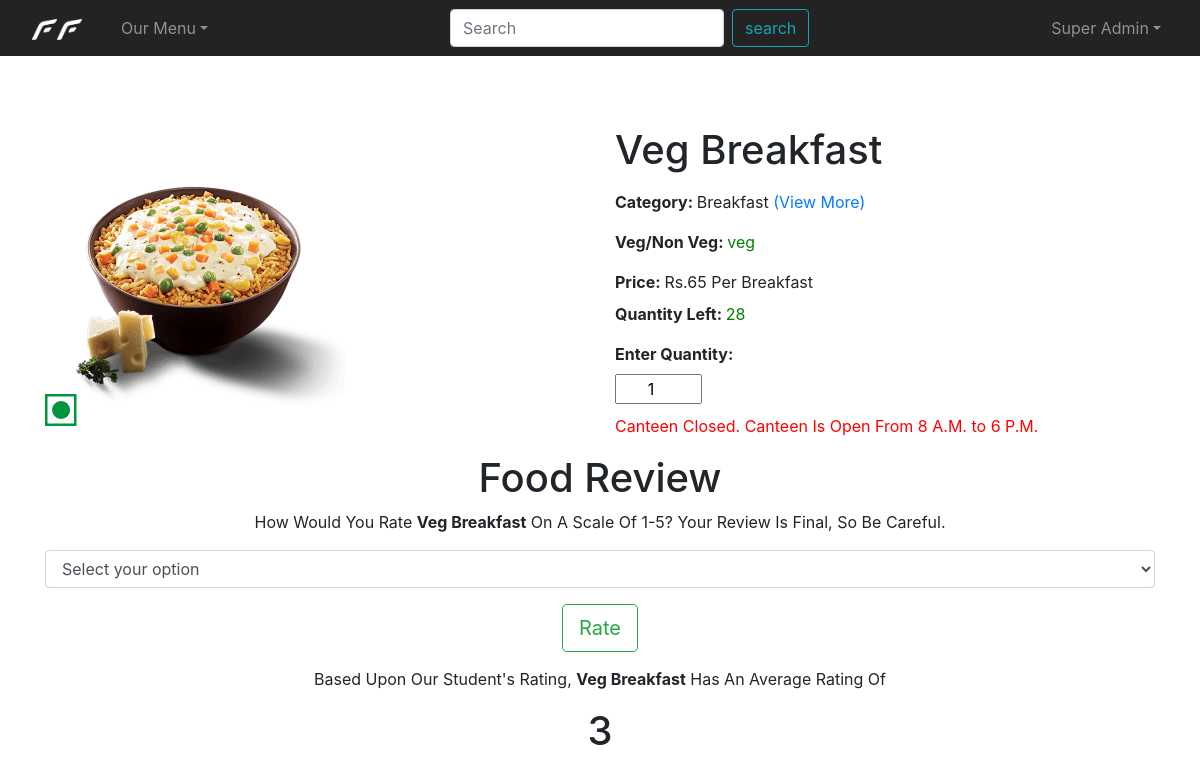
The page /src/food-detail.php?id=23 (signed in) on the database its author committed.
### tables this page shows
CREATE TABLE `food` (
  `id` int(11) NOT NULL,
  `category` int(11) NOT NULL,
  `food_name` varchar(255) NOT NULL,
  `veg_nonveg` varchar(15) NOT NULL,
  `food_img` varchar(255) NOT NULL,
  `price` int(11) NOT NULL,
  `quantity` int(11) NOT NULL
);

CREATE TABLE `category` (
  `cat_id` int(11) NOT NULL,
  `cat_title` varchar(30) NOT NULL
);

### src/food-detail.php (the view, shortened to what this page needs)
<?php
include('../includes/nav-top.php');
$time = date("H");
if(isset($_GET['id'])){
    $noBreakfast=0;
    $canteenClosed=0;
    $id = $_GET['id'];
    $result=mysqli_query($db,"SELECT * FROM `food`, `category` WHERE food.category=category.cat_id AND food.id=$id");
    if($result->num_rows>0){
        if($row=$result->fetch_assoc()){
            if($time < "8" || $time > "18"){
                $canteenClosed=1;
            }
?>
               <div class="container">
                <div class="row">
                    <div class="col-lg-6 col-sm-6"  style="margin-top:70px;">
                        <img src="../images/food/<?php echo $row['food_img']; ?>">
                    </div>
                    <div class="col-lg-6 col-sm-6"  style="margin-top:70px;">
                        <label><h1><?php echo $row['food_name']; ?></h1></label><br>
                        <label><b>Category: </b><label><?php echo $row['cat_title']; ?> <a href="menu.php?type=<?php echo $row['cat_id']; ?>">(View More)</a></label></label><br>
                        <label><b>Veg/Non Veg: </b><?php
                            if(($row['veg_nonveg'])=='veg'){
                                echo '<label style="color:green">'.$row['veg_nonveg'].'</label>';
                            }
                             else{
                                echo '<label style="color:red">'.$row['veg_nonveg'].'</label>';
                                }
                            ?></label><br>
                        <label><b>Price: </b>Rs.<?php echo $row['price']; ?> Per <?php echo $row['cat_title']; ?></label><br>
                        <label><b>Quantity Left: </b><?php
                                        if($row['quantity'] <= 5 ){ echo '<label style="color:red">'.$row['quantity']."</label>";
                                        }
                                        else{
                                            echo '<label style="color:green">'.$row['quantity']."</label>";
                                        }
                            ?></label><br>
                            <form action="" method="POST">
                                <label><b>Enter Quantity: </b></label><input type="number" class="form-inline" name="quantity" value="1" min="1" max="<?php echo $row['quantity'];?>" style="text-align:center;">
                                <?php if($noBreakfast==1){
                                echo '<p style="color:red; margin-top:10px;">'.$row['food_name'].' only available till 12 PM.</p>';
                                }
                                elseif($canteenClosed==1){
                                echo '<p style="color:red; margin-top:10px;">Canteen Closed. Canteen Is Open From 8 A.M. to 6 P.M.</p>';
                                }
                                    else{?>
                                <input type="submit" class="btn btn-outline-success btn-lg" style="margin-top:25px; margin-bottom: 30px;" value="Add To Cart" name="cart">
                                <?php } ?>
                            </form>
                    </div>
                </div>
                <div class="row">
                    <div class="col-lg-12 col-sm-12 text-center">
                        <h1>Food Review</h1>
                        <p>How Would You Rate <b><?php echo $row['food_name']; ?></b> On A Scale Of 1-5? Your Review Is Final, So Be Careful.</p>
                        <form action="" method="POST">
                            <div class="form-group">
                              <select class="form-control" name="rating">
                                    <option value="" disabled selected>Select your option</option>
                              </select>
                            </div>
                            <input type="submit" class="btn btn-outline-success btn-lg" style="margin-bottom: 15px;" value="Rate" name="rate">
                        </form>
                        <p>Based Upon Our Student's Rating, <b><?php echo $row['food_name']; ?></b> Has An Average Rating Of</p>
<?php
        $result6=mysqli_query($db,"SELECT AVG(`rating`) FROM `reviews` WHERE food_id=$id");
        if($result6->num_rows>0){
            if($row=$result6->fetch_assoc()){
                $avgRating= $row['AVG(`rating`)'];
            }
        }
?>
                        <h1><?php echo round($avgRating,2);  ?></h1>
                    </div>
                </div>
            </div>
<?php        }
        }
  }
else{
    header('Location: menu.php');
}
include('../includes/footer-bottom.php')?>

### rows shown on the page
food: food_img (picture), food_name "Veg Breakfast", category.cat_title "Breakfast", veg_nonveg "veg", price "65", quantity "28"

### other values the page prints
$_SESSION['fname'] "Super"
$_SESSION['lname'] "Admin"
$avgRating "3"
